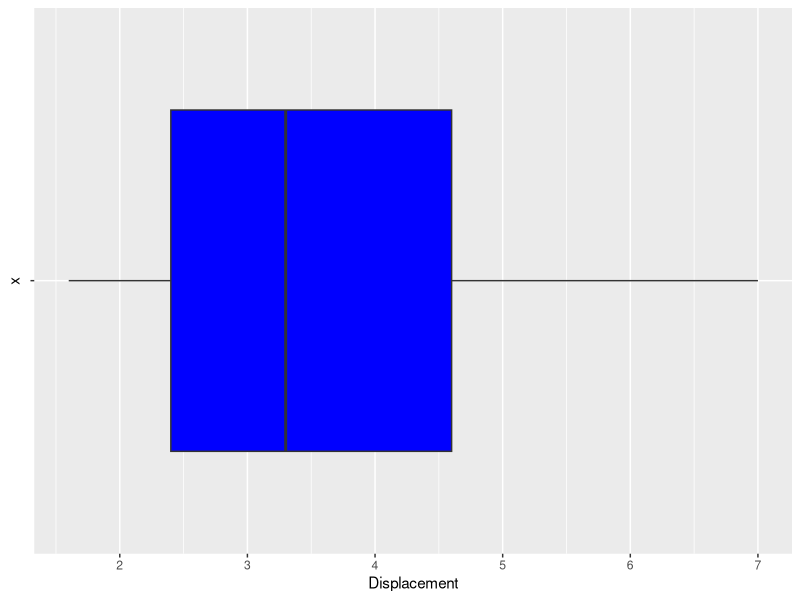

Write R code to recreate this figure.
# C Perez  Cristina Perez

# The data source is the mpg data table
library(tidyverse)
head(mpg)
summary(mpg$displ)

ggplot(mpg, aes(x = "", y = displ)) +
  geom_boxplot(fill = 'blue') +
  coord_flip()+
  ylab("Displacement")
